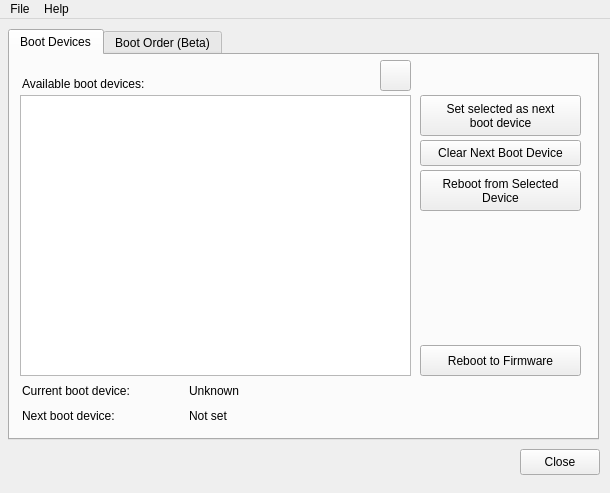
<?xml version="1.0" encoding="UTF-8"?>
<ui version="4.0">
 <class>MainWindow</class>
 <widget class="QMainWindow" name="MainWindow">
  <property name="geometry">
   <rect>
    <x>0</x>
    <y>0</y>
    <width>610</width>
    <height>493</height>
   </rect>
  </property>
  <property name="minimumSize">
   <size>
    <width>610</width>
    <height>493</height>
   </size>
  </property>
  <property name="maximumSize">
   <size>
    <width>610</width>
    <height>493</height>
   </size>
  </property>
  <property name="windowTitle">
   <string>UEFI Boot Manager</string>
  </property>
  <property name="unifiedTitleAndToolBarOnMac">
   <bool>true</bool>
  </property>
  <widget class="QWidget" name="centralwidget">
   <widget class="QPushButton" name="pushButton_closeApplication">
    <property name="geometry">
     <rect>
      <x>520</x>
      <y>430</y>
      <width>80</width>
      <height>26</height>
     </rect>
    </property>
    <property name="text">
     <string>Close</string>
    </property>
    <property name="autoDefault">
     <bool>false</bool>
    </property>
   </widget>
   <widget class="QTabWidget" name="tabWidget">
    <property name="geometry">
     <rect>
      <x>8</x>
      <y>10</y>
      <width>591</width>
      <height>411</height>
     </rect>
    </property>
    <property name="tabShape">
     <enum>QTabWidget::Rounded</enum>
    </property>
    <property name="currentIndex">
     <number>0</number>
    </property>
    <widget class="QWidget" name="main">
     <attribute name="title">
      <string>Boot Devices</string>
     </attribute>
     <widget class="QPushButton" name="pushButton_rebootToFW">
      <property name="geometry">
       <rect>
        <x>410</x>
        <y>290</y>
        <width>161</width>
        <height>31</height>
       </rect>
      </property>
      <property name="text">
       <string>Reboot to Firmware</string>
      </property>
      <property name="autoRepeat">
       <bool>false</bool>
      </property>
      <property name="autoDefault">
       <bool>false</bool>
      </property>
      <property name="flat">
       <bool>false</bool>
      </property>
     </widget>
     <widget class="QPushButton" name="pushButton_refreshBootDevices">
      <property name="geometry">
       <rect>
        <x>370</x>
        <y>5</y>
        <width>31</width>
        <height>31</height>
       </rect>
      </property>
      <property name="text">
       <string/>
      </property>
      <property name="checkable">
       <bool>false</bool>
      </property>
      <property name="autoDefault">
       <bool>false</bool>
      </property>
      <property name="flat">
       <bool>false</bool>
      </property>
     </widget>
     <widget class="QPushButton" name="pushButton_rebootFromSelectedDevice">
      <property name="geometry">
       <rect>
        <x>410</x>
        <y>115</y>
        <width>161</width>
        <height>41</height>
       </rect>
      </property>
      <property name="text">
       <string>Reboot from Selected
Device</string>
      </property>
      <property name="autoRepeat">
       <bool>false</bool>
      </property>
      <property name="autoDefault">
       <bool>false</bool>
      </property>
      <property name="flat">
       <bool>false</bool>
      </property>
     </widget>
     <widget class="QListWidget" name="listWidget_availableBootDevices">
      <property name="geometry">
       <rect>
        <x>10</x>
        <y>40</y>
        <width>391</width>
        <height>281</height>
       </rect>
      </property>
     </widget>
     <widget class="QPushButton" name="pushButton_setSelectedAsNextBootDevice">
      <property name="geometry">
       <rect>
        <x>410</x>
        <y>40</y>
        <width>161</width>
        <height>41</height>
       </rect>
      </property>
      <property name="text">
       <string>Set selected as next
boot device</string>
      </property>
      <property name="autoRepeat">
       <bool>false</bool>
      </property>
      <property name="autoDefault">
       <bool>false</bool>
      </property>
      <property name="flat">
       <bool>false</bool>
      </property>
     </widget>
     <widget class="QLabel" name="label">
      <property name="geometry">
       <rect>
        <x>12</x>
        <y>20</y>
        <width>151</width>
        <height>18</height>
       </rect>
      </property>
      <property name="text">
       <string>Available boot devices:</string>
      </property>
     </widget>
     <widget class="QPushButton" name="pushButton_clearNextBootDevice">
      <property name="geometry">
       <rect>
        <x>410</x>
        <y>85</y>
        <width>161</width>
        <height>26</height>
       </rect>
      </property>
      <property name="text">
       <string>Clear Next Boot Device</string>
      </property>
      <property name="autoDefault">
       <bool>false</bool>
      </property>
     </widget>
     <widget class="QWidget" name="verticalLayoutWidget">
      <property name="geometry">
       <rect>
        <x>10</x>
        <y>325</y>
        <width>331</width>
        <height>46</height>
       </rect>
      </property>
      <layout class="QVBoxLayout" name="verticalLayout_2">
       <property name="spacing">
        <number>4</number>
       </property>
       <property name="leftMargin">
        <number>2</number>
       </property>
       <item>
        <layout class="QHBoxLayout" name="horizontalLayout">
         <item>
          <widget class="QLabel" name="label_2">
           <property name="text">
            <string>Current boot device:</string>
           </property>
          </widget>
         </item>
         <item>
          <widget class="QLabel" name="label_currentBootDevice">
           <property name="text">
            <string>Unknown</string>
           </property>
          </widget>
         </item>
        </layout>
       </item>
       <item>
        <layout class="QHBoxLayout" name="horizontalLayout_2">
         <item>
          <widget class="QLabel" name="label_3">
           <property name="text">
            <string>Next boot device:</string>
           </property>
          </widget>
         </item>
         <item>
          <widget class="QLabel" name="label_nextBootDevice">
           <property name="text">
            <string>Not set</string>
           </property>
          </widget>
         </item>
        </layout>
       </item>
      </layout>
     </widget>
    </widget>
    <widget class="QWidget" name="boot_order">
     <attribute name="title">
      <string>Boot Order (Beta)</string>
     </attribute>
     <widget class="QLabel" name="label_4">
      <property name="geometry">
       <rect>
        <x>10</x>
        <y>10</y>
        <width>421</width>
        <height>16</height>
       </rect>
      </property>
      <property name="text">
       <string>Click and drag items to change the boot order/priority.</string>
      </property>
     </widget>
     <widget class="QWidget" name="horizontalLayoutWidget">
      <property name="geometry">
       <rect>
        <x>10</x>
        <y>30</y>
        <width>571</width>
        <height>301</height>
       </rect>
      </property>
      <layout class="QHBoxLayout" name="horizontalLayout_3">
       <item>
        <widget class="QListWidget" name="listWidget_bootOrder_availableBootDevices">
         <property name="dragDropMode">
          <enum>QAbstractItemView::NoDragDrop</enum>
         </property>
        </widget>
       </item>
       <item>
        <layout class="QVBoxLayout" name="verticalLayout">
         <item>
          <spacer name="verticalSpacer_2">
           <property name="orientation">
            <enum>Qt::Vertical</enum>
           </property>
           <property name="sizeHint" stdset="0">
            <size>
             <width>20</width>
             <height>40</height>
            </size>
           </property>
          </spacer>
         </item>
         <item>
          <widget class="QPushButton" name="pushButton_bootOrder_add">
           <property name="text">
            <string>Add -&gt;</string>
           </property>
          </widget>
         </item>
         <item>
          <spacer name="horizontalSpacer">
           <property name="orientation">
            <enum>Qt::Horizontal</enum>
           </property>
           <property name="sizeHint" stdset="0">
            <size>
             <width>40</width>
             <height>10</height>
            </size>
           </property>
          </spacer>
         </item>
         <item>
          <widget class="QPushButton" name="pushButton_bootOrder_remove">
           <property name="text">
            <string>&lt;- Remove</string>
           </property>
          </widget>
         </item>
         <item>
          <spacer name="verticalSpacer">
           <property name="orientation">
            <enum>Qt::Vertical</enum>
           </property>
           <property name="sizeHint" stdset="0">
            <size>
             <width>20</width>
             <height>40</height>
            </size>
           </property>
          </spacer>
         </item>
        </layout>
       </item>
       <item>
        <widget class="QListWidget" name="listWidget_bootOrder_order">
         <property name="dragEnabled">
          <bool>false</bool>
         </property>
         <property name="dragDropMode">
          <enum>QAbstractItemView::InternalMove</enum>
         </property>
        </widget>
       </item>
      </layout>
     </widget>
     <widget class="QPushButton" name="pushButton_saveBootOrder">
      <property name="geometry">
       <rect>
        <x>458</x>
        <y>340</y>
        <width>121</width>
        <height>31</height>
       </rect>
      </property>
      <property name="text">
       <string>Save Boot Order</string>
      </property>
     </widget>
     <widget class="QPushButton" name="pushButton_showCurrentBootOrder">
      <property name="geometry">
       <rect>
        <x>279</x>
        <y>340</y>
        <width>171</width>
        <height>31</height>
       </rect>
      </property>
      <property name="text">
       <string>Show Current Boot Order</string>
      </property>
     </widget>
    </widget>
   </widget>
  </widget>
  <widget class="QMenuBar" name="menubar">
   <property name="geometry">
    <rect>
     <x>0</x>
     <y>0</y>
     <width>610</width>
     <height>23</height>
    </rect>
   </property>
   <widget class="QMenu" name="menuFile">
    <property name="title">
     <string>File</string>
    </property>
    <addaction name="actionExit"/>
   </widget>
   <widget class="QMenu" name="menuHelp">
    <property name="title">
     <string>Help</string>
    </property>
    <addaction name="actionAbout_2"/>
   </widget>
   <addaction name="menuFile"/>
   <addaction name="menuHelp"/>
  </widget>
  <action name="actionExit">
   <property name="text">
    <string>Exit</string>
   </property>
  </action>
  <action name="actionAbout">
   <property name="text">
    <string>About</string>
   </property>
   <property name="visible">
    <bool>true</bool>
   </property>
  </action>
  <action name="actionAbout_2">
   <property name="text">
    <string>About</string>
   </property>
  </action>
 </widget>
 <resources/>
 <connections>
  <connection>
   <sender>actionExit</sender>
   <signal>triggered()</signal>
   <receiver>MainWindow</receiver>
   <slot>close()</slot>
   <hints>
    <hint type="sourcelabel">
     <x>-1</x>
     <y>-1</y>
    </hint>
    <hint type="destinationlabel">
     <x>288</x>
     <y>206</y>
    </hint>
   </hints>
  </connection>
  <connection>
   <sender>pushButton_closeApplication</sender>
   <signal>clicked()</signal>
   <receiver>MainWindow</receiver>
   <slot>close()</slot>
   <hints>
    <hint type="sourcelabel">
     <x>529</x>
     <y>355</y>
    </hint>
    <hint type="destinationlabel">
     <x>288</x>
     <y>187</y>
    </hint>
   </hints>
  </connection>
 </connections>
</ui>
